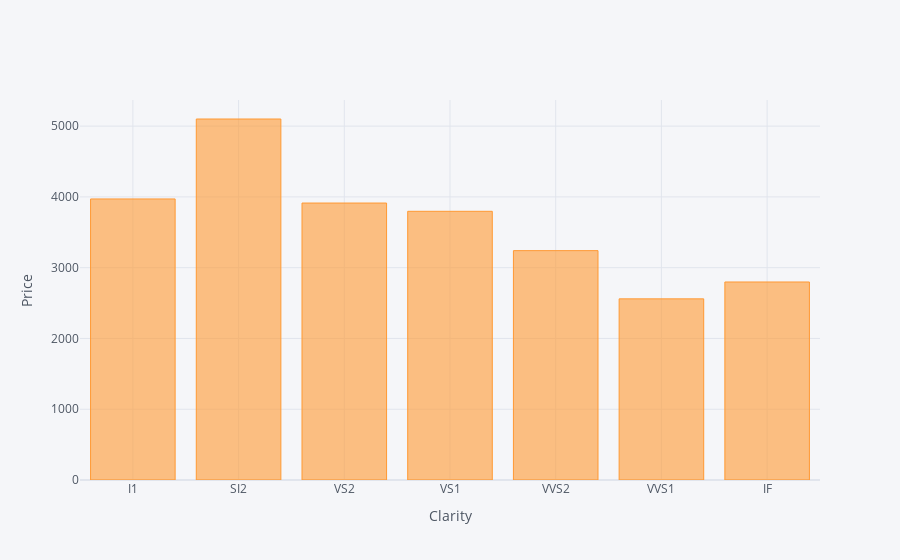

Notebook code for this chart:
### Code cell
clarity_prices.iplot(kind='bar',
                xTitle ='Clarity',
                yTitle='Price')

### Figure 1 — Plotly figure (JSON) as saved in the notebook; plotly's stock layout.template omitted (floating-point values rounded to 4 significant figures)
{"data": [{"marker": {"color": "rgba(255, 153, 51, 0.6)", "line": {"color": "rgba(255, 153, 51, 1.0)", "width": 1}}, "name": "price", "orientation": "v", "text": "", "type": "bar", "x": ["I1", "SI2", "VS2", "VS1", "VVS2", "VVS1", "IF"], "y": [3971.0, 5101.0, 3914.0, 3797.0, 3241.0, 2559.0, 2798.0]}], "layout": {"autosize": true, "legend": {"bgcolor": "#F5F6F9", "font": {"color": "#4D5663"}}, "paper_bgcolor": "#F5F6F9", "plot_bgcolor": "#F5F6F9", "title": {"font": {"color": "#4D5663"}}, "xaxis": {"autorange": true, "gridcolor": "#E1E5ED", "range": [-0.5, 6.5], "showgrid": true, "tickfont": {"color": "#4D5663"}, "title": {"font": {"color": "#4D5663"}, "text": "Clarity"}, "type": "category", "zerolinecolor": "#E1E5ED"}, "yaxis": {"autorange": true, "gridcolor": "#E1E5ED", "range": [0, 5370.0], "showgrid": true, "tickfont": {"color": "#4D5663"}, "title": {"font": {"color": "#4D5663"}, "text": "Price"}, "type": "linear", "zerolinecolor": "#E1E5ED"}}}
